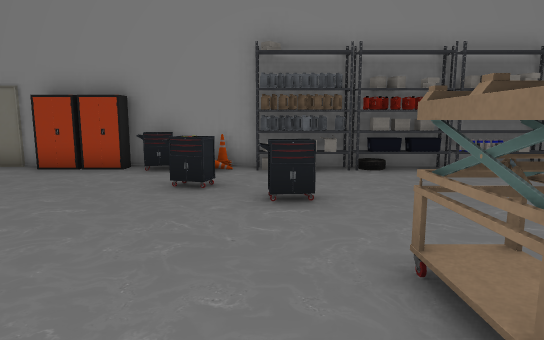
[1] (above)

13 first-person views from a walk through a scene from a Unity 3-D project. The camera is 1.2 m above the floor, tilts 8° down and sees 75° across. The floor is counted in squares, 1 m on a side. Each view is taken from the middle of a square. On the plan, view 1 faces up. The plan holds only what a view shows up to about 14 squares ahead; the rest is blank. The player is left out. Some animated figures are not drawn. Door leaves are left out, so doorways stand open. Some surface patterns are stand-ins.

[2]
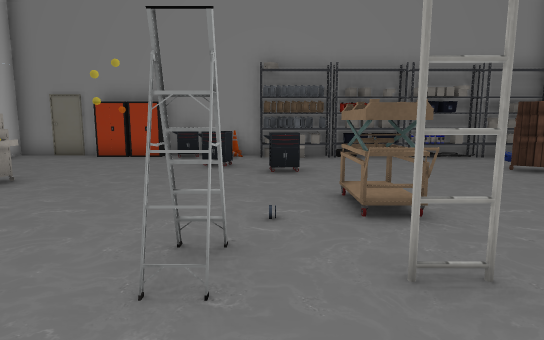

[3]
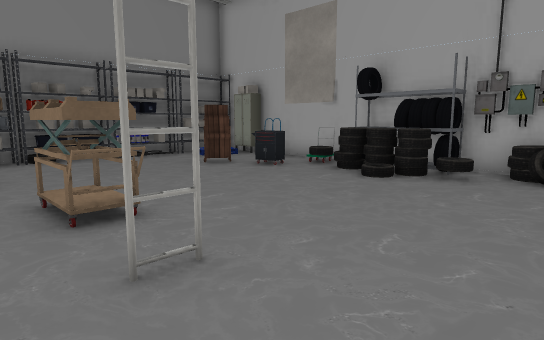

[4]
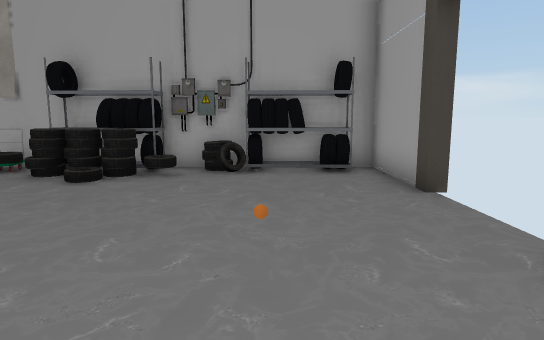

[5]
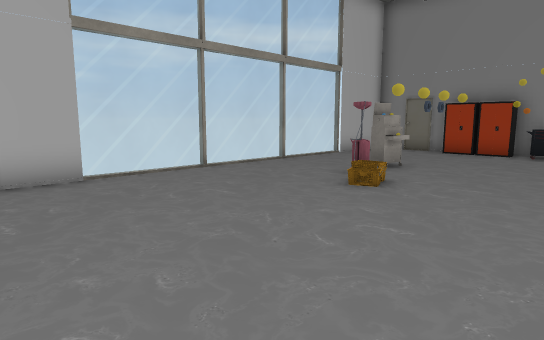

[6]
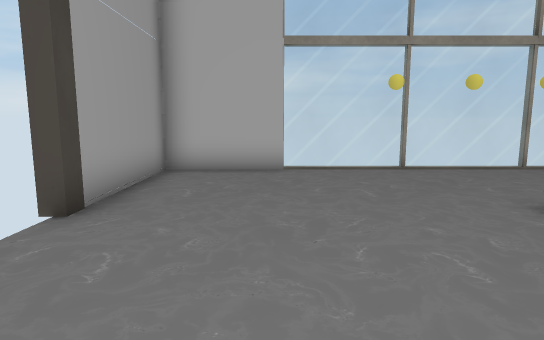

[7]
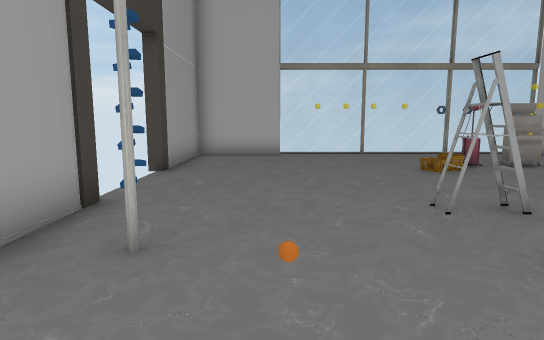

[8]
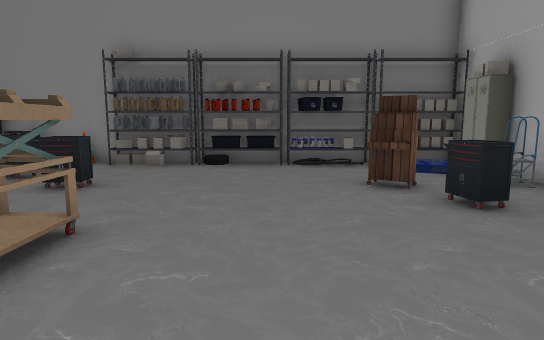

[9]
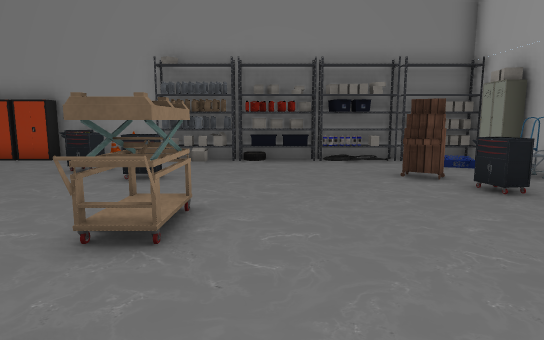

[10]
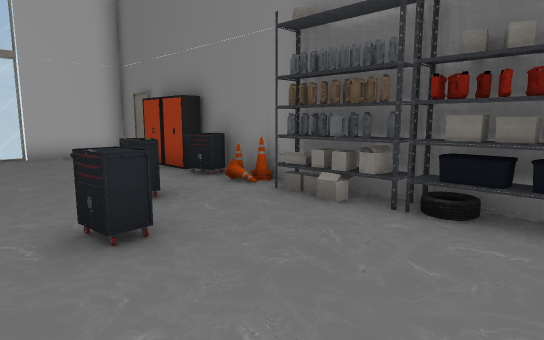

[11]
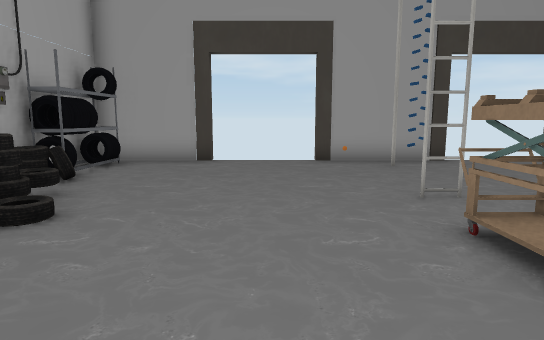

[12]
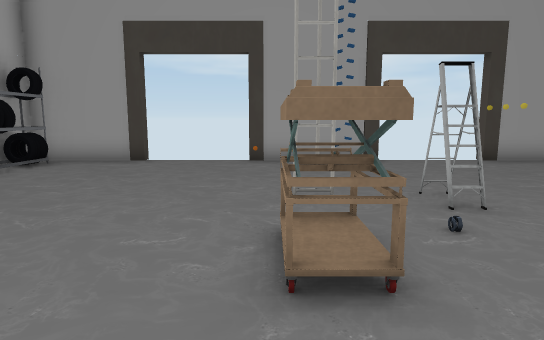

[13]
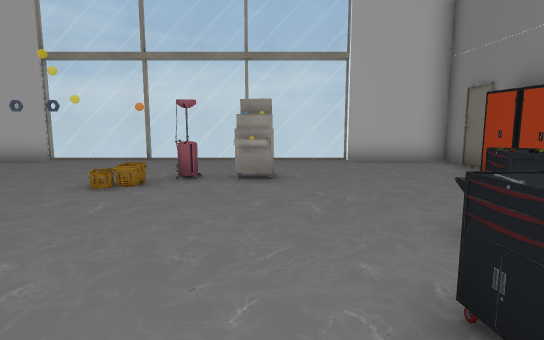

### Floor plan
Key: @ floor where view 1 was taken; # wall or solid block; . main floor; : floor 0.25 m higher than the main floor; / step, stairs or slope; D open door; = window, fence, low wall or low ledge; O other object.
Columns run from 9 left of view 1 to 9 right of it. Each row starts with its distance up from view 1.
  9 ####OOOOOOOOOOOO#O#
  8 #.....O..O....O..:#
  7 #......O........//O
  6 =......OOO.....O..O
  5 =........OO....O..#
  4 =...O...........O.#
  3 =..OO.....OO...../O
  2 =...O.. ..OO....OO#
  1 =.........OO..../O#
  0 =.......O@O.....OOO
 -1 =.................O
 -2 =...... .........O#
 -3 #..........=.....OO
 -4 #........ #......O#
 -5 #........##......O#
 -6 #####DDDD###DDDD###

Positions as (right, up) in squares from view 1, and headings:
1: (0, 0), facing up
2: (0, -3), facing up
3: (0, -3), facing up-right
4: (0, -3), facing right
5: (-1, -5), facing up-left
6: (0, -3), facing left
7: (4, -3), facing left
8: (4, -1), facing up
9: (3, -2), facing up
10: (4, 4), facing up-left
11: (4, 5), facing down
12: (2, 5), facing down
13: (2, 4), facing left
